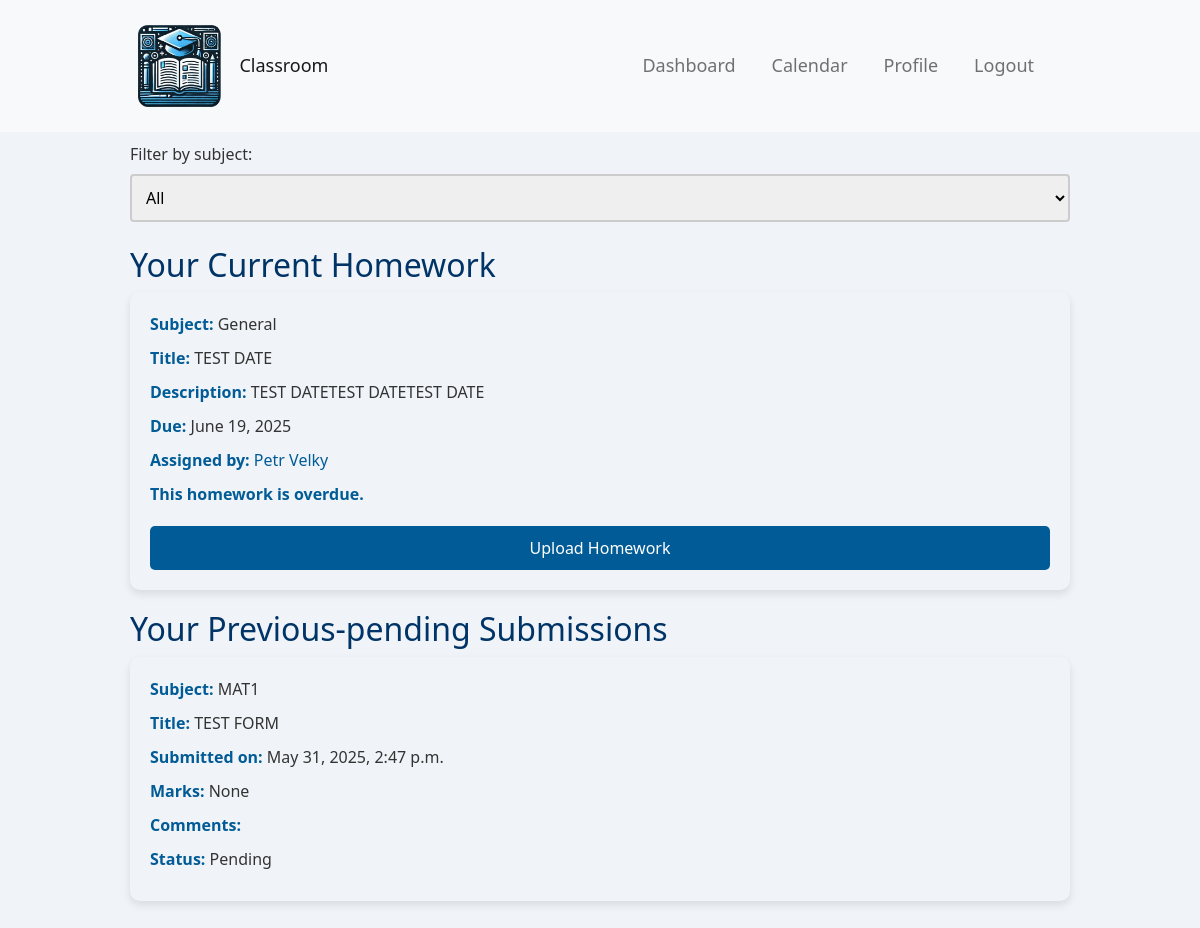
Page /student/dashboard/ (signed in) on the earlier database version.
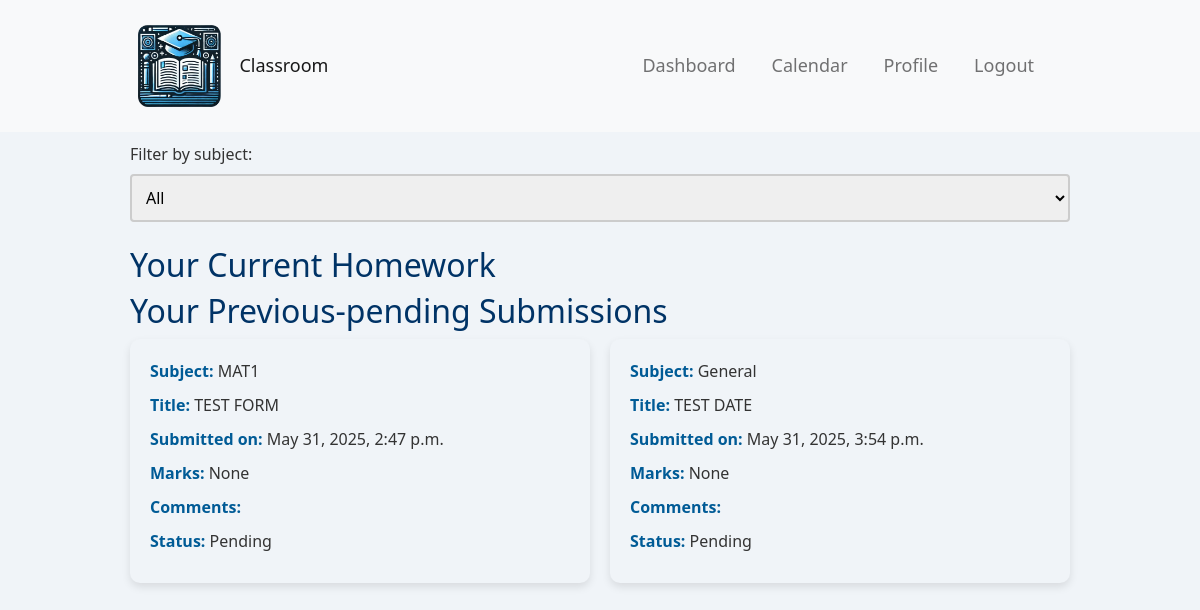
Same page on the later database version.
### polls/models.py (models this page shows, shortened)
class Homework(models.Model):
    subject = models.ForeignKey(Subject, on_delete=models.CASCADE, default=get_default_subject)
    title = models.CharField(max_length=200)
    description = models.TextField()
    assigned_date = models.DateField(default=timezone.now)
    due_date = models.DateField()
    file = models.FileField(upload_to='homework_files/', null=True, blank=True)
    teacher = models.ForeignKey(settings.AUTH_USER_MODEL, on_delete=models.CASCADE, related_name='homeworks')
    students = models.ManyToManyField(settings.AUTH_USER_MODEL, related_name='homework_assigned', blank=True)
    group = models.ForeignKey(Group, on_delete=models.SET_NULL, null=True, blank=True, related_name="homeworks")

class Subject(models.Model):
    name = models.CharField(max_length=100)
    def __str__(self):
        return self.name

class CustomUser(AbstractUser):
    is_student = models.BooleanField(default=False)
    is_teacher = models.BooleanField(default=False)
    age = models.IntegerField(null=True, blank=True)
    profile_picture = models.ImageField(upload_to='profile_pictures/', null=True, blank=True)
    bio = models.TextField(null=True, blank=True)
    group = models.ForeignKey(Group, on_delete=models.SET_NULL, null=True, blank=True, related_name="members")

class Submission(models.Model):
    STATUS_CHOICES = [
        ('pending', 'Pending'),
        ('returned', 'Returned for redo'),
        ('graded', 'Graded'),
    ]
    student = models.ForeignKey(settings.AUTH_USER_MODEL, on_delete=models.CASCADE, related_name='submissions')
    homework = models.ForeignKey(Homework, on_delete=models.CASCADE, related_name='submissions')
    submitted_on = models.DateTimeField(auto_now_add=True)
    marks = models.IntegerField(null=True, blank=True)
    comments_teacher = models.TextField(null=True, blank=True)
    comments_student = models.TextField(null=True, blank=True)
    allow_resubmission = models.BooleanField(default=False)
    status = models.CharField(max_length=10, choices=STATUS_CHOICES, default='pending')

### polls/views.py (the view)
# urls.py: path('student/dashboard/', polls.views.student_dashboard, name='student_dashboard'),
@login_required
def student_dashboard(request):
    if not request.user.is_student:
        return redirect('teacher_dashboard')
    all_subjects = Subject.objects.filter(
        homework__students=request.user).distinct()  # made to see only subject in which student has homeworks
    selected_subject_id = request.GET.get('subject')
    if selected_subject_id:
        try:
            selected_subject = Subject.objects.get(id=selected_subject_id)
            homeworks = Homework.objects.filter(
                students=request.user,
                due_date__gte=datetime.now(),
                subject=selected_subject
            )
        except Subject.DoesNotExist:
            selected_subject = None
            homeworks = Homework.objects.filter(
                students=request.user,
                due_date__gte=datetime.now()
            )
    else:
        selected_subject = None
        homeworks = Homework.objects.filter(
            students=request.user,
            due_date__gte=datetime.now()
        )
    submissions = Submission.objects.filter(student=request.user)
    has_graded_submissions = submissions.filter(status='graded').exists()
    has_pending_submissions = submissions.filter(status='pending').exists()
    homework_data = []
    for homework in homeworks:
        submission = submissions.filter(homework=homework).first()
        if not submission or submission.status in ['pending', 'returned']:
            homework_data.append({
                'homework': homework,
                'submission': submission,
                'resubmission_allowed': submission.allow_resubmission if submission else False,
            })
    current_homeworks = [
        {
            'homework': homework,
            'submission': submission,
            'resubmission_allowed': submission.allow_resubmission if submission else False,
        }
        for homework in homeworks
        if not (submission := submissions.filter(homework=homework).first()) or submission.status in ['pending',
                                                                                                      'returned']
    ]
    context = {
        'homework_data': current_homeworks,
        'submissions': submissions,
        'has_graded_submissions': has_graded_submissions,
        'has_pending_submissions': has_pending_submissions,
        'subjects': all_subjects,
        'selected_subject': selected_subject,
        'has_current_homework': len(current_homeworks) > 0,
    }
    return render(request, 'student_dashboard.html', context)

### templates/student_dashboard.html (shortened to what this page needs)
{% extends 'base.html' %}
{% block content %}
    <form method="get" class="mb-3">
        <label for="subject">Filter by subject:</label>
        <select name="subject" id="subject" onchange="this.form.submit()">
            <option value="">All</option>
        </select>
    </form>
    {% load tz %}
    {% now "Y-m-d" as today %}
    <h2>Your Current Homework</h2>
    <div class="assignment-list">
        {% if homework_data %}
            {% for item in homework_data %}
                {% if not item.submission or item.submission.status == 'returned' %}
                    <div class="assignment-block"
                         onclick="location.href='{% url 'homework_detail' item.homework.pk %}'">
                        <p><strong>Subject:</strong> {{ item.homework.subject }}</p>
                        <p><strong>Title:</strong> {{ item.homework.title }}</p>
                        <p><strong>Description:</strong> {{ item.homework.description }}</p>
                        <p><strong>Due:</strong> {{ item.homework.due_date }}</p>
                        <p><strong>Assigned by:</strong>
                            <a href="{% url 'profile_view' item.homework.teacher.id %}">
                                {{ item.homework.teacher.get_full_name }}
                            </a>
                        </p>
                        {% if item.submission %}
                            <p><strong>Submitted on:</strong> {{ item.submission.submitted_on }}</p>
                            <p><strong>Marks:</strong> {{ item.submission.marks }}</p>
                            <p><strong>Comments:</strong> {{ item.submission.comments }}</p>
                            <p><strong>Status:</strong> {{ item.submission.get_status_display }}</p>
                            {% if item.resubmission_allowed %}
                                <a href="{% url 'upload_submission' item.homework.id %}" class="btn btn-primary">Resubmit
                                    Homework</a>
                            {% else %}
                                <button class="btn btn-secondary" disabled>
                                    Homework {{ item.submission.get_status_display }}</button>
                            {% endif %}
                        {% else %}
                            {% if item.homework.due_date|stringformat:"Y-m-d" < today %}
                                <p class="text-danger" style="color:#963030;"><strong>This homework is overdue.</strong>
                                </p>
                            {% endif %}
                            <a href="{% url 'upload_submission' item.homework.id %}" class="btn btn-primary">Upload
                                Homework</a>
                        {% endif %}
                    </div>
                {% endif %}
            {% endfor %}
        {% else %}
            <p>No homework available for you right now.</p>
        {% endif %}
    </div>
    {% if has_pending_submissions %}
        <h2>Your Previous-pending Submissions</h2>
    {% endif %}
    <div class="assignment-list">
        {% for submission in submissions %}
            {% if submission.status == 'pending' %}
                <div class="assignment-block">
                    <p><strong>Subject:</strong> {{ submission.homework.subject }}</p>
                    <p><strong>Title:</strong> {{ submission.homework.title }}</p>
                    <p><strong>Submitted on:</strong> {{ submission.submitted_on }}</p>
                    <p><strong>Marks:</strong> {{ submission.marks }}</p>
                    <p><strong>Comments:</strong> {{ submission.comments }}</p>
                    <p><strong>Status:</strong> Pending</p>
                </div>
            {% endif %}
        {% endfor %}
    </div>
{% endblock %}

Differences in the rows shown:
no longer on this page (row unchanged): Homework: homework.subject "General", homework "TEST DATE", homework.description "TEST DATETEST DATETEST DATE", homework.due_date "June 19, 2025", homework.teacher.get_full_name "Petr Velky", shows "This homework is overdue."
added Submission: homework.subject "General", homework "TEST DATE", submitted_on "May 31, 2025, 3:54 p.m.", marks "None"
